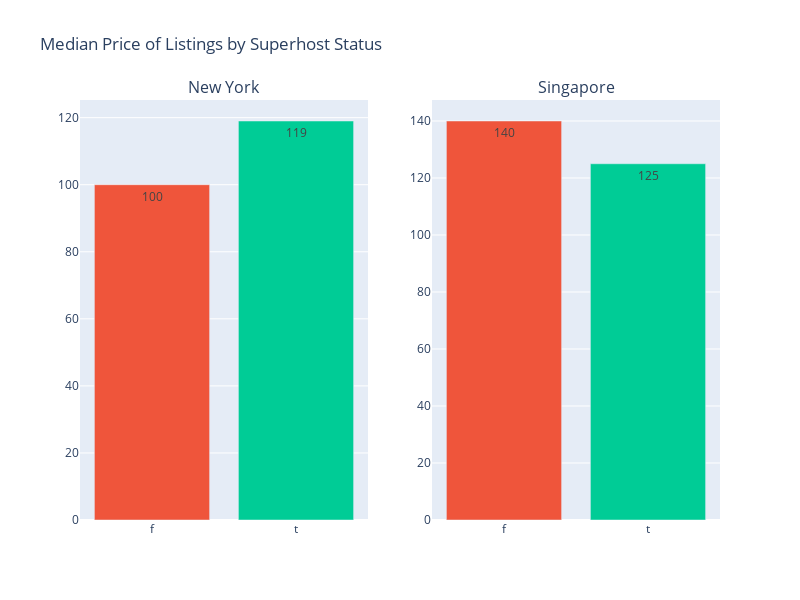

Notebook cell for this chart:
### Code cell
fig = make_subplots(rows=1, cols=2, subplot_titles=("New York","Singapore"))

fig.add_trace(go.Bar(name="Left: New York", x=df4["host_is_superhost"], y=df4["price"], text=df4["price"], textposition='auto'), row=1, col=1)
fig.add_trace(go.Bar(name="Right: Singapore", x=df5["host_is_superhost"], y=df5["price"], text=df5["price"], textposition='auto'), row=1, col=2)
fig.update_traces(marker_color=["#EF553B", "#00CC96"])
fig.update_layout(height=600, width=800, title_text="Median Price of Listings by Superhost Status", showlegend=False)
fig.show()

### Figure 1 — Plotly figure (JSON) as saved in the notebook; plotly's stock layout.template omitted (floating-point values rounded to 4 significant figures)
{"data": [{"marker": {"color": ["#EF553B", "#00CC96"]}, "name": "Left: New York", "text": [100, 119], "textposition": "auto", "type": "bar", "x": ["f", "t"], "xaxis": "x", "y": [100, 119], "yaxis": "y"}, {"marker": {"color": ["#EF553B", "#00CC96"]}, "name": "Right: Singapore", "text": [140, 125], "textposition": "auto", "type": "bar", "x": ["f", "t"], "xaxis": "x2", "y": [140, 125], "yaxis": "y2"}], "layout": {"annotations": [{"font": {"size": 16}, "showarrow": false, "text": "New York", "x": 0.225, "xanchor": "center", "xref": "paper", "y": 1, "yanchor": "bottom", "yref": "paper"}, {"font": {"size": 16}, "showarrow": false, "text": "Singapore", "x": 0.775, "xanchor": "center", "xref": "paper", "y": 1, "yanchor": "bottom", "yref": "paper"}], "height": 600, "showlegend": false, "title": {"text": "Median Price of Listings by Superhost Status"}, "width": 800, "xaxis": {"anchor": "y", "autorange": true, "domain": [0, 0.45], "range": [-0.5, 1.5], "type": "category"}, "xaxis2": {"anchor": "y2", "autorange": true, "domain": [0.55, 1], "range": [-0.5, 1.5], "type": "category"}, "yaxis": {"anchor": "x", "autorange": true, "domain": [0, 1], "range": [0, 125.3], "type": "linear"}, "yaxis2": {"anchor": "x2", "autorange": true, "domain": [0, 1], "range": [0, 147.4], "type": "linear"}}}
